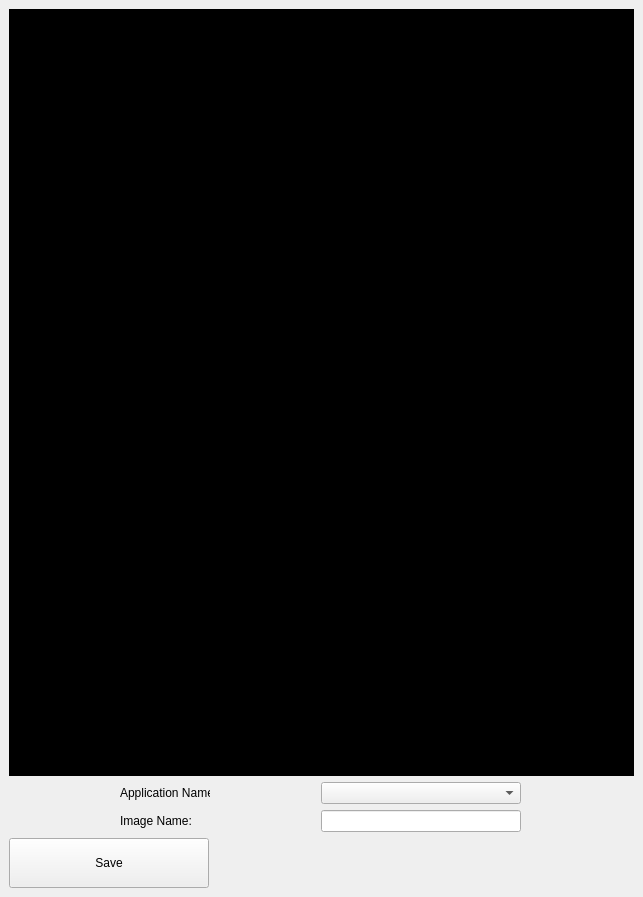
<?xml version="1.0" encoding="UTF-8"?>
<ui version="4.0">
 <class>MainWindow</class>
 <widget class="QMainWindow" name="MainWindow">
  <property name="geometry">
   <rect>
    <x>0</x>
    <y>0</y>
    <width>643</width>
    <height>897</height>
   </rect>
  </property>
  <property name="windowTitle">
   <string>MainWindow</string>
  </property>
  <widget class="QWidget" name="centralwidget">
   <layout class="QVBoxLayout" name="verticalLayout">
    <item>
     <layout class="QVBoxLayout" name="verticalLayout_2">
      <item>
       <layout class="QHBoxLayout" name="horizontalLayout_3">
        <item>
         <widget class="QLabel" name="label">
          <property name="styleSheet">
           <string notr="true">background-color: rgb(0, 0, 0);</string>
          </property>
          <property name="text">
           <string>TextLabel</string>
          </property>
          <property name="alignment">
           <set>Qt::AlignCenter</set>
          </property>
         </widget>
        </item>
       </layout>
      </item>
     </layout>
    </item>
    <item>
     <layout class="QVBoxLayout" name="verticalLayout_3">
      <item>
       <layout class="QHBoxLayout" name="horizontalLayout_2">
        <property name="spacing">
         <number>0</number>
        </property>
        <item>
         <widget class="QLabel" name="label_3">
          <property name="maximumSize">
           <size>
            <width>90</width>
            <height>16777215</height>
           </size>
          </property>
          <property name="text">
           <string>Application Name:</string>
          </property>
         </widget>
        </item>
        <item>
         <widget class="QComboBox" name="comboBox">
          <property name="maximumSize">
           <size>
            <width>200</width>
            <height>16777215</height>
           </size>
          </property>
         </widget>
        </item>
       </layout>
      </item>
      <item>
       <layout class="QHBoxLayout" name="horizontalLayout">
        <property name="spacing">
         <number>0</number>
        </property>
        <item>
         <widget class="QLabel" name="label_4">
          <property name="maximumSize">
           <size>
            <width>90</width>
            <height>16777215</height>
           </size>
          </property>
          <property name="text">
           <string>Image Name:</string>
          </property>
          <property name="alignment">
           <set>Qt::AlignLeading|Qt::AlignLeft|Qt::AlignVCenter</set>
          </property>
         </widget>
        </item>
        <item>
         <widget class="QLineEdit" name="lineEdit">
          <property name="maximumSize">
           <size>
            <width>200</width>
            <height>16777215</height>
           </size>
          </property>
         </widget>
        </item>
       </layout>
      </item>
     </layout>
    </item>
    <item>
     <widget class="QPushButton" name="pushButton">
      <property name="maximumSize">
       <size>
        <width>200</width>
        <height>50</height>
       </size>
      </property>
      <property name="text">
       <string>Save</string>
      </property>
     </widget>
    </item>
   </layout>
  </widget>
  <action name="actionUpdate">
   <property name="text">
    <string>Update</string>
   </property>
  </action>
  <action name="actionOpen">
   <property name="text">
    <string>Open</string>
   </property>
  </action>
  <action name="actionSave">
   <property name="text">
    <string>Save</string>
   </property>
  </action>
  <action name="actionClose">
   <property name="text">
    <string>Close</string>
   </property>
  </action>
  <action name="actionRun_Script">
   <property name="text">
    <string>Run Script</string>
   </property>
  </action>
  <action name="actionUpdate_Image_Scripter_2">
   <property name="text">
    <string>Update Image Scripter 2</string>
   </property>
  </action>
  <action name="actionSave_As">
   <property name="text">
    <string>Save As</string>
   </property>
  </action>
 </widget>
 <resources/>
 <connections/>
</ui>
